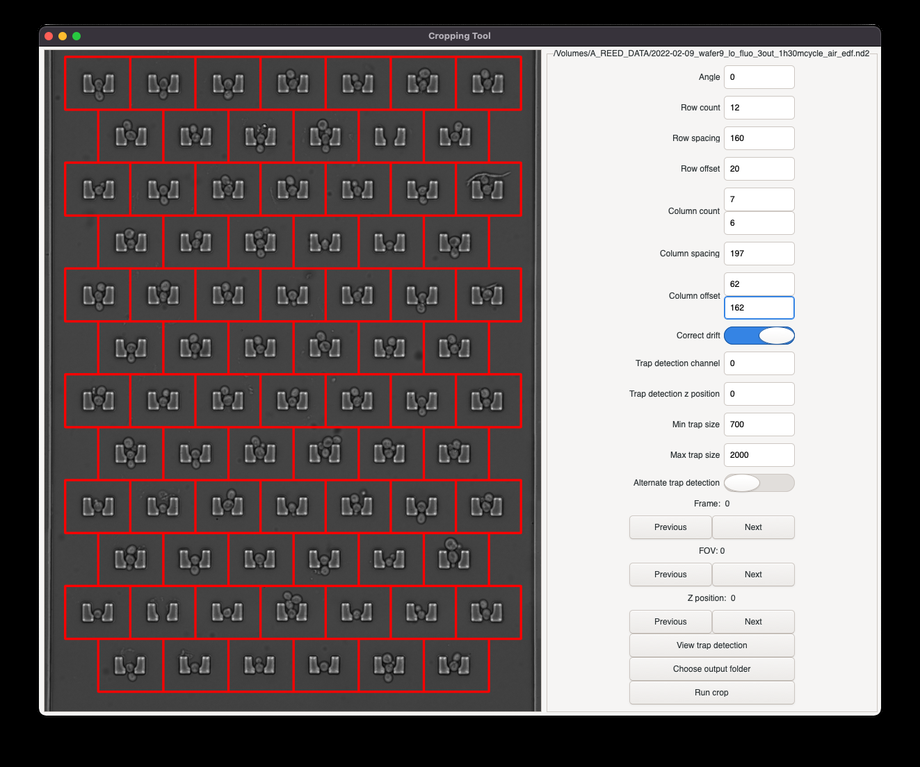
#> input picture images/cropping_tool.png, 920 x 767 px, shrunk from 1323 x 1104 before the run
$ python -i Utilities.py   (imports and definitions only)
#> lines starting #> are read from the running program, lines starting #| are printed output that depends on the picture
#> further down, picture is the input picture: shape (767, 920, 3); mean B, G, R 110.7, 110.8, 119.5
from typing import Tuple, Union, List
import cv2
import numpy as np
from Segmentation.SegmentationData import Segment


# Fills all holes in a binary image with 1
# Method: flood fill background with a 2, then set all remaining 0s to 1, then revert background to 0


def fill_holes(to_fill: np.ndarray, background_point: Tuple[int, int]) -> np.ndarray:
    mask = np.zeros((to_fill.shape[0] + 2, to_fill.shape[1] + 2), dtype=np.uint8)
    filled = cv2.floodFill(to_fill.copy(), mask, background_point, 2)[1]
    filled[filled == 0] = 1
    filled[filled == 2] = 0
    return filled


# Detect holes in an image, by flood-filling from a given background point
# Uses the image instead of the mask, to avoid altering image dimensions.
def find_holes(image: np.ndarray, background_point: Tuple[int, int]) -> np.ndarray:
    mask = np.zeros((image.shape[0] + 2, image.shape[1] + 2), dtype=np.uint8)
    return np.logical_not(cv2.floodFill(image.copy(), mask, background_point, 1)[1]).astype(np.uint8)


# Adjust the contrast of the image using the formula (pixel + bias) * gain
# If no gain and bias are supplied, scales pixel values to fill the entire
# range of the image pixel datatype (assumes unsigned type)
def increase_contrast(img, bias: Union[float, None] = None, gain: Union[float, None] = None) -> np.ndarray:
    if not bias:
        bias = np.amin(img) * -1
    if not gain:
        gain = np.iinfo(img.dtype).max / (np.amax(img) + bias)

    return cv2.addWeighted(img, gain, img, 0, bias * gain)


def find_segmented_background(image: np.ndarray, segments: Union[List[Segment], np.ndarray], frame_shape: Tuple[int],
                              erosion_size=11) -> np.ndarray:
    """Logical AND of median-based background with section of image that doesn't contain any segments """
    if isinstance(segments, np.ndarray):
        segmented_image = segments
    else:
        segmented_image = np.zeros(frame_shape)
        for seg in segments:
            segmented_image += seg.mask_image

    median_background = find_background(image)
    segment_background = segmented_image == 0

    element = cv2.getStructuringElement(cv2.MORPH_RECT, (erosion_size, erosion_size))
    segment_background = cv2.erode(segment_background.astype(np.uint8), element, iterations=1)

    background = np.logical_and(median_background, segment_background).astype(np.uint8)

    return background


#  Calculates image background as region_width * sd either side of the median pixel intensity,
#  then eroding and selecting the largest remaining region
def find_background(image: np.ndarray, region_width: float = 0.5, blur_image: bool = True):
#> called with region_width = 0.5, blur_image = True
    if blur_image:
        image = cv2.GaussianBlur(image, (0, 0), 2)
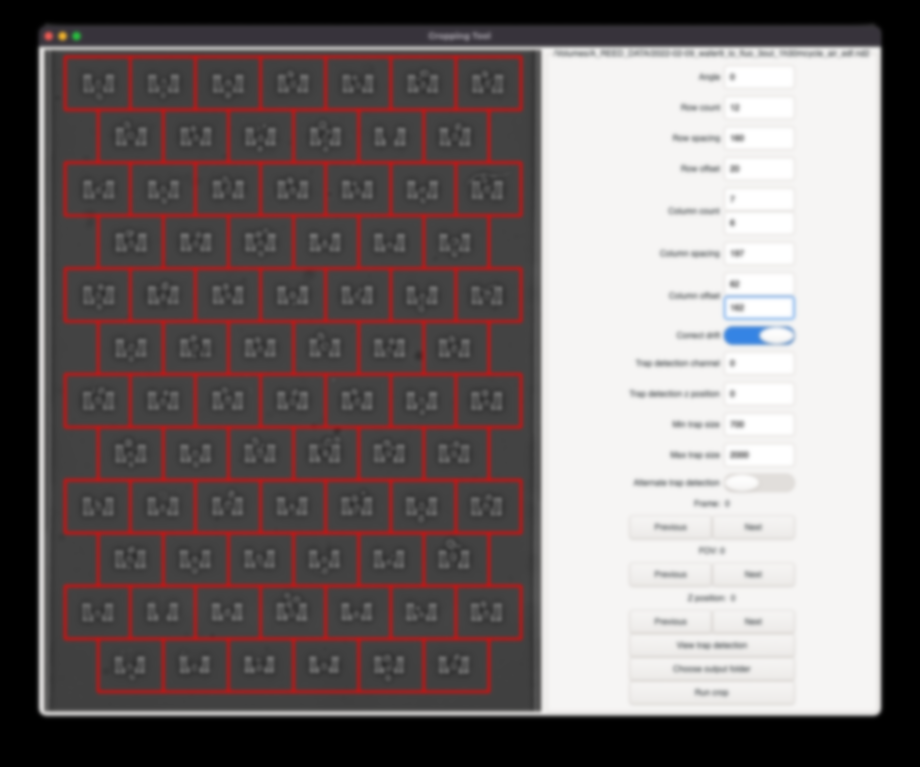
#> image: shape (767, 920, 3); mean of channels 0, 1, 2 110.7, 110.8, 119.5; drawn as B, G, R
    img_median = np.median(image)
#> img_median = 67
    std_dev = np.std(image)
#> std_dev = 92.43
    lower_bg_limit = round(img_median - region_width * std_dev)
#> lower_bg_limit = 21
    upper_bg_limit = round(img_median + region_width * std_dev)
#> upper_bg_limit = 113

    element = cv2.getStructuringElement(cv2.MORPH_RECT, (5, 5))
    background = (image > lower_bg_limit) & (image < upper_bg_limit)
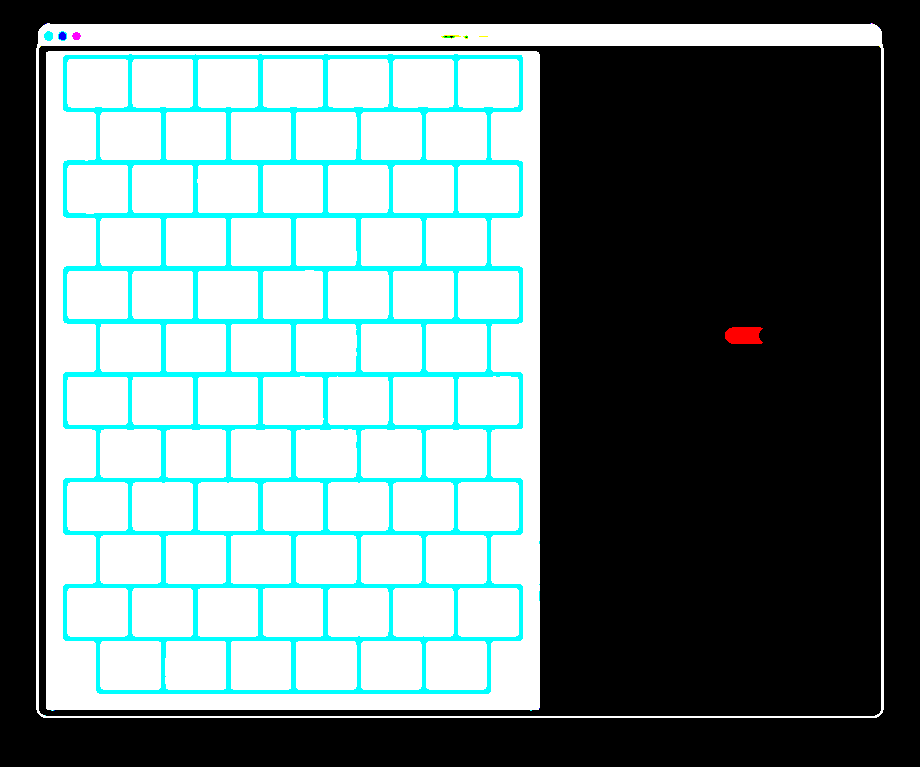
#> background: shape (767, 920, 3) bool; mean of channels 0, 1, 2 0.496, 0.496, 0.431; drawn as B, G, R
    background = cv2.erode(background.astype(np.uint8), element, iterations=1)
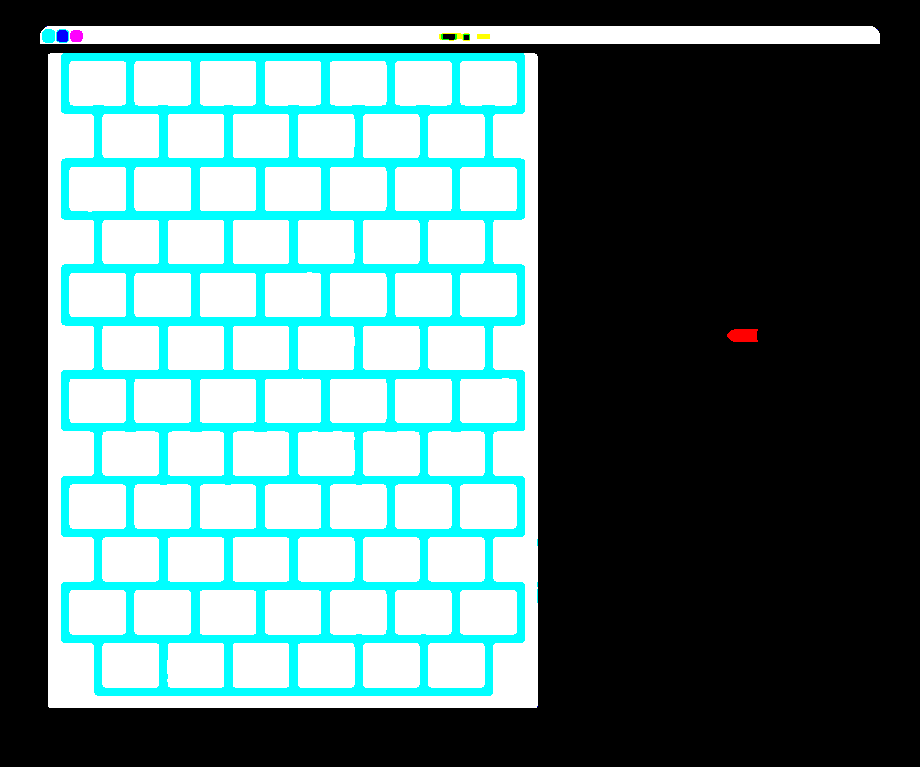
#> background: shape (767, 920, 3); mean of channels 0, 1, 2 0.476, 0.476, 0.356; drawn with 1 as white

#> (the run stopped early here; a loop or call above may not have finished)

$ run again, on images/image_viewer.png
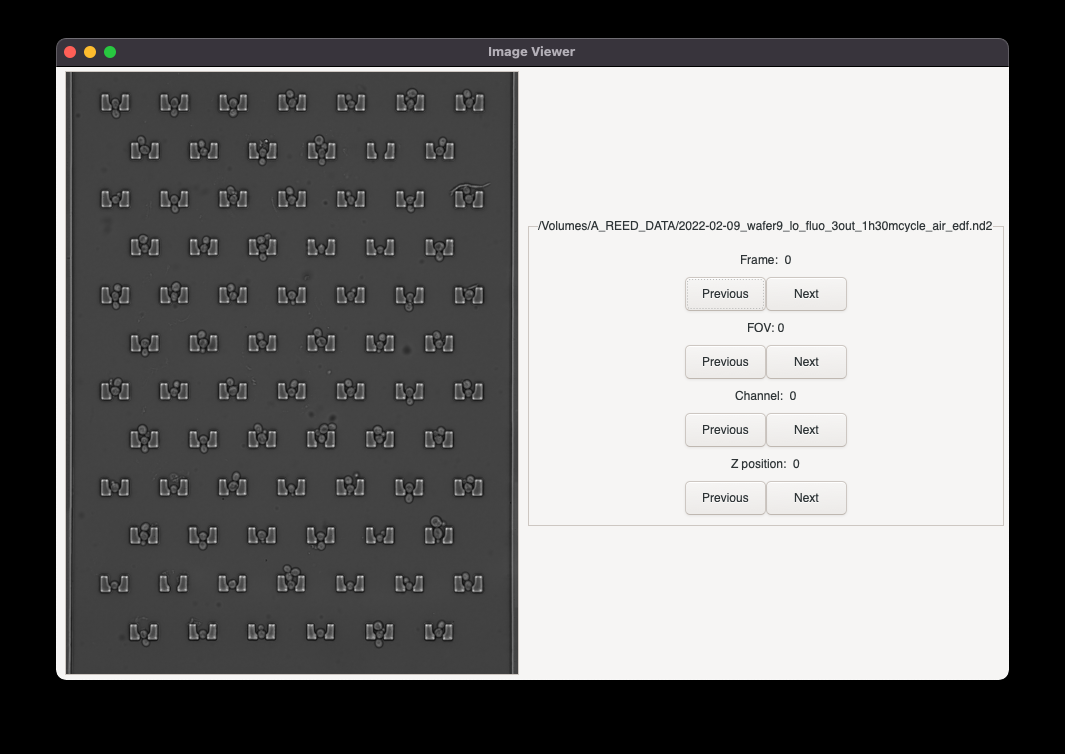
#> input picture images/image_viewer.png, 1065 x 754 px
#> picture is the input picture: shape (754, 1065, 3); mean B, G, R 118.9, 119.1, 119.6
#> in find_background, `image = cv2.GaussianBlur(image, (0, 0), 2)`:
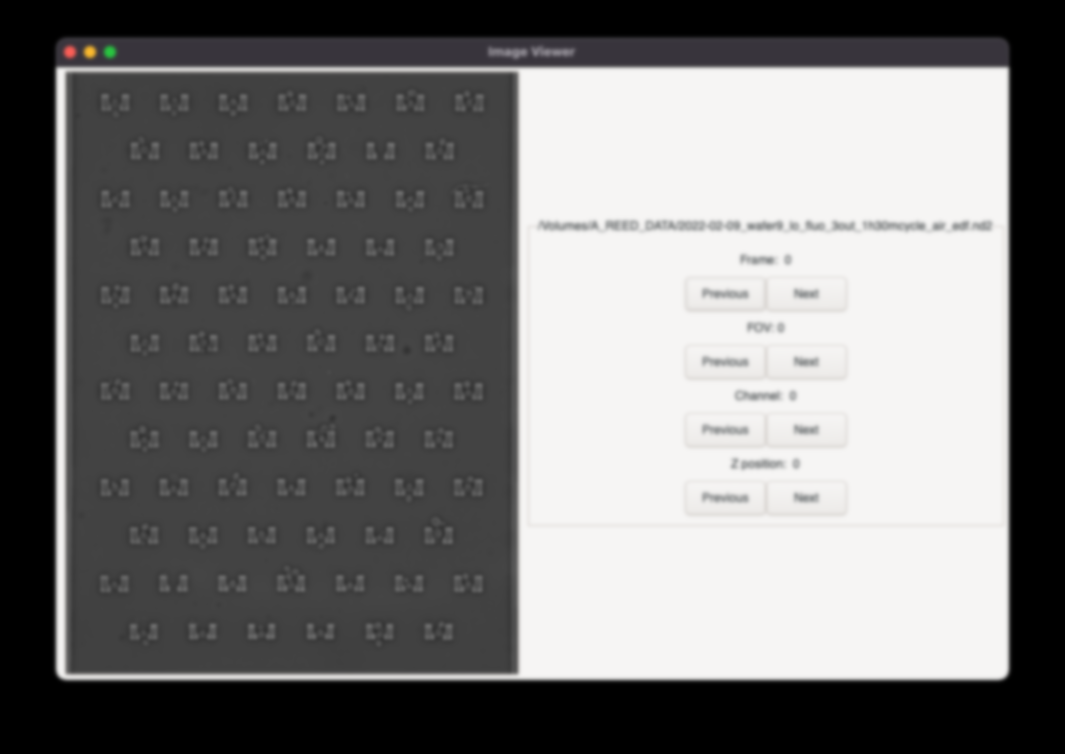
#> image: shape (754, 1065, 3); mean of channels 0, 1, 2 118.9, 119.1, 119.6; drawn as B, G, R
#> img_median = 68
#> std_dev = 100
#> lower_bg_limit = 18
#> upper_bg_limit = 118
#> in find_background, `background = cv2.erode(background.astype(np.uint8), element, iteration..`:
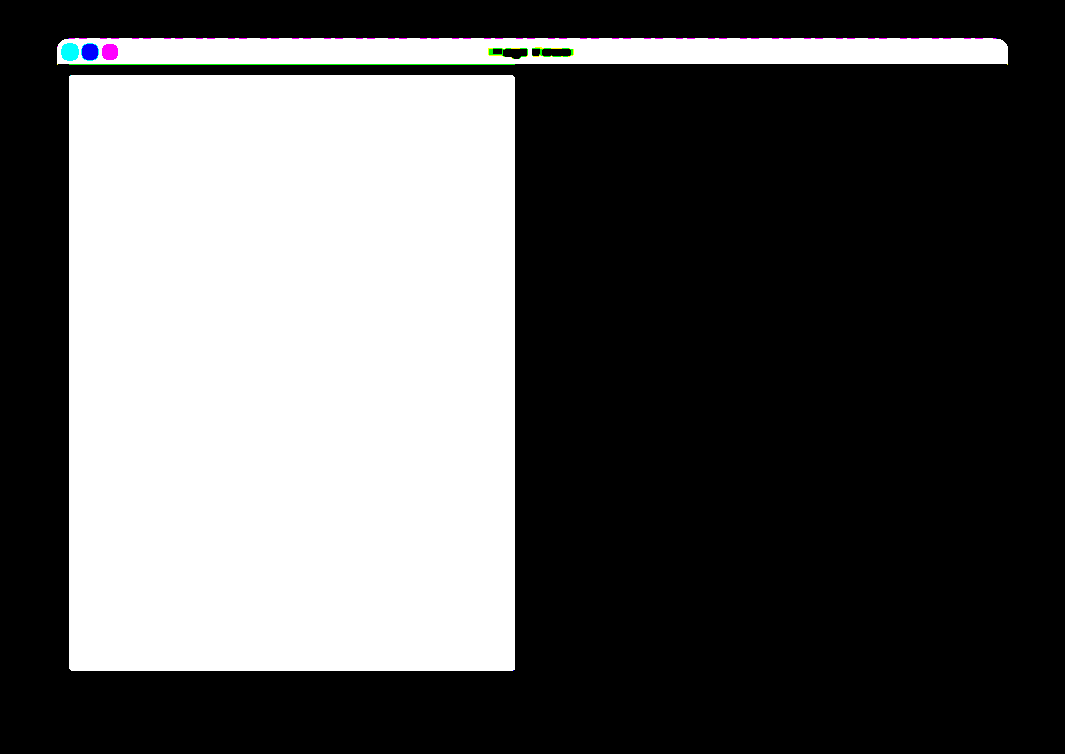
#> background: shape (754, 1065, 3); mean of channels 0, 1, 2 0.361, 0.361, 0.36; drawn with 1 as white

$ run again, on images/segmentation_editor.png
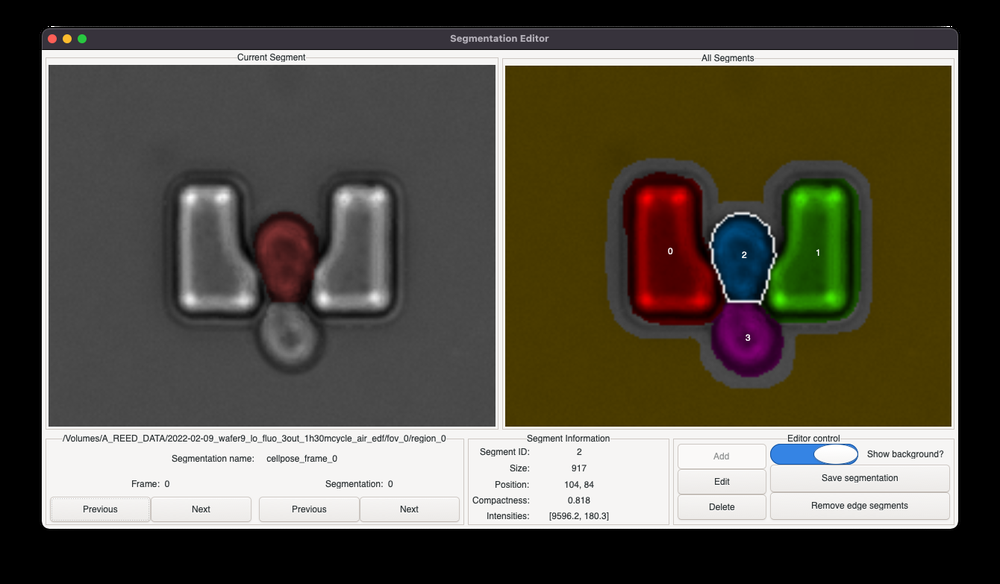
#> input picture images/segmentation_editor.png, 1000 x 584 px, shrunk from 1340 x 783 before the run
#> picture is the input picture: shape (584, 1000, 3); mean B, G, R 71.8, 84, 88.2
#> in find_background, `image = cv2.GaussianBlur(image, (0, 0), 2)`:
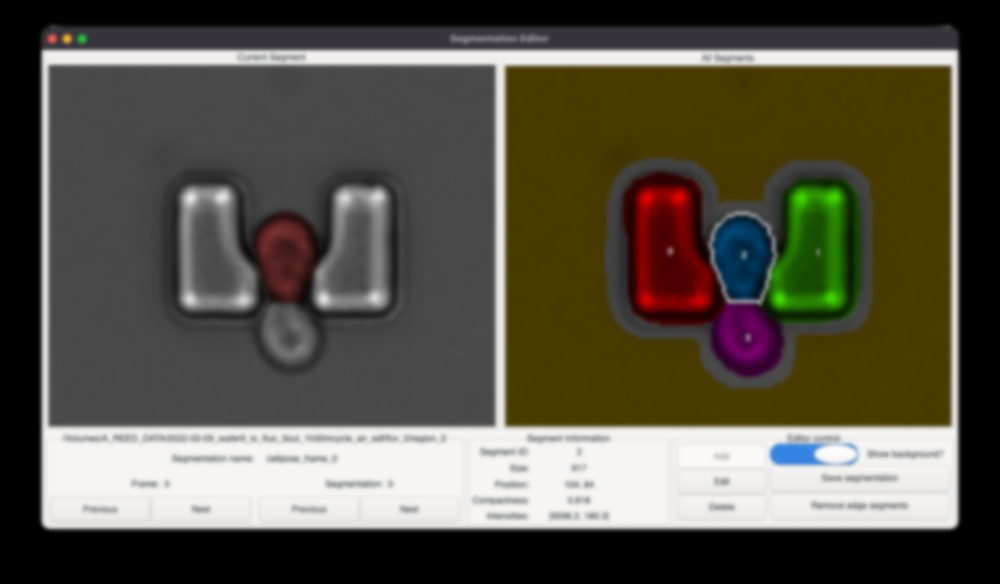
#> image: shape (584, 1000, 3); mean of channels 0, 1, 2 71.8, 84, 88.2; drawn as B, G, R
#> img_median = 72
#> std_dev = 80.19
#> lower_bg_limit = 32
#> upper_bg_limit = 112
#> in find_background, `background = cv2.erode(background.astype(np.uint8), element, iteration..`:
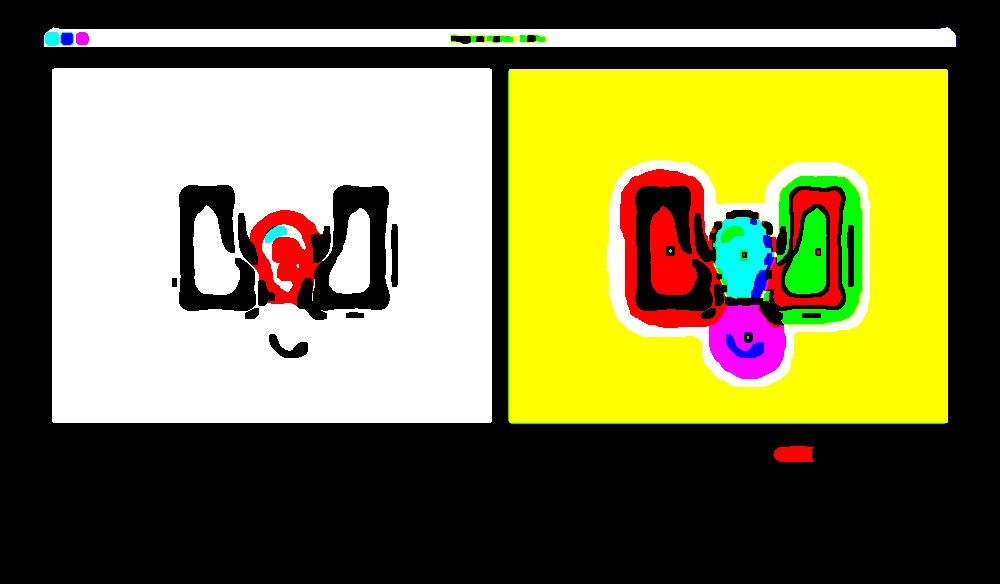
#> background: shape (584, 1000, 3); mean of channels 0, 1, 2 0.296, 0.49, 0.503; drawn with 1 as white

$ run again, on images/tracking_editor.png
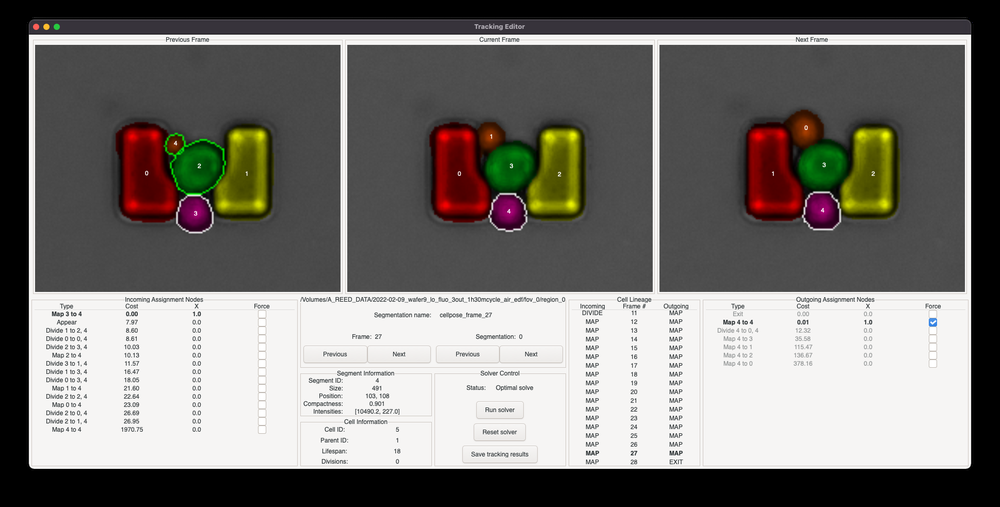
#> input picture images/tracking_editor.png, 1000 x 507 px, shrunk from 1938 x 983 before the run
#> picture is the input picture: shape (507, 1000, 3); mean B, G, R 114.9, 118.6, 121.4
#> in find_background, `image = cv2.GaussianBlur(image, (0, 0), 2)`:
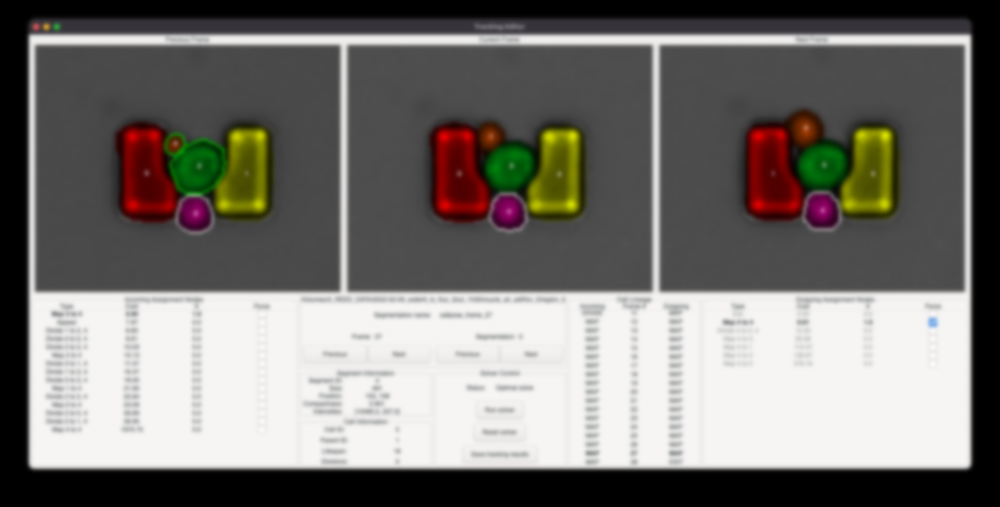
#> image: shape (507, 1000, 3); mean of channels 0, 1, 2 114.9, 118.6, 121.4; drawn as B, G, R
#> img_median = 77
#> std_dev = 91.82
#> lower_bg_limit = 31
#> upper_bg_limit = 123
#> in find_background, `background = cv2.erode(background.astype(np.uint8), element, iteration..`:
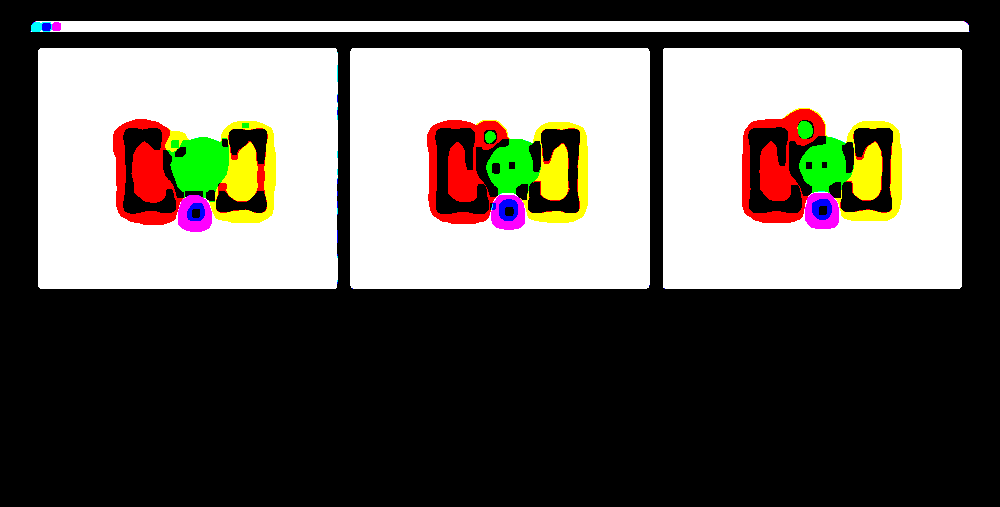
#> background: shape (507, 1000, 3); mean of channels 0, 1, 2 0.362, 0.388, 0.402; drawn with 1 as white
